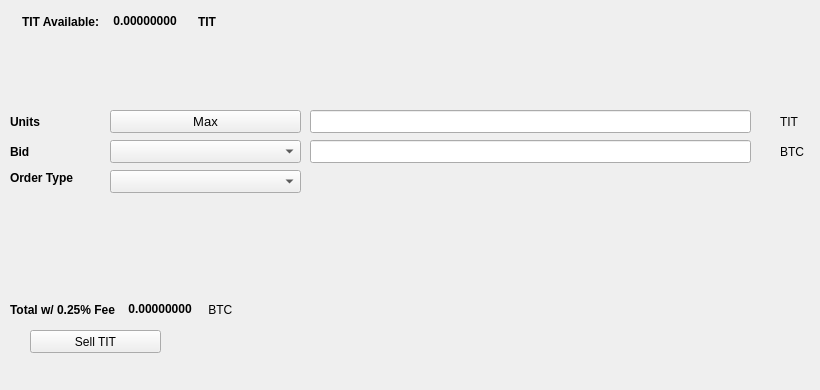
   <widget class="QWidget" name="SellTab">
    <attribute name="title">
     <string>Sell</string>
    </attribute>
    <widget class="QLabel" name="label_16">
     <property name="geometry">
      <rect>
       <x>780</x>
       <y>140</y>
       <width>31</width>
       <height>23</height>
      </rect>
     </property>
     <property name="text">
      <string>BTC</string>
     </property>
    </widget>
    <widget class="QComboBox" name="SellBidcomboBox">
     <property name="geometry">
      <rect>
       <x>110</x>
       <y>140</y>
       <width>191</width>
       <height>23</height>
      </rect>
     </property>
     <property name="font">
      <font>
       <pointsize>10</pointsize>
      </font>
     </property>
    </widget>
    <widget class="QLabel" name="label_18">
     <property name="geometry">
      <rect>
       <x>10</x>
       <y>110</y>
       <width>46</width>
       <height>23</height>
      </rect>
     </property>
     <property name="font">
      <font>
       <weight>75</weight>
       <bold>true</bold>
      </font>
     </property>
     <property name="text">
      <string>Units</string>
     </property>
    </widget>
    <widget class="QPushButton" name="Sell_Max_Amount">
     <property name="geometry">
      <rect>
       <x>110</x>
       <y>110</y>
       <width>191</width>
       <height>23</height>
      </rect>
     </property>
     <property name="font">
      <font>
       <pointsize>10</pointsize>
      </font>
     </property>
     <property name="text">
      <string>Max</string>
     </property>
    </widget>
    <widget class="QLabel" name="label_20">
     <property name="geometry">
      <rect>
       <x>10</x>
       <y>170</y>
       <width>91</width>
       <height>16</height>
      </rect>
     </property>
     <property name="font">
      <font>
       <weight>75</weight>
       <bold>true</bold>
      </font>
     </property>
     <property name="text">
      <string>Order Type</string>
     </property>
    </widget>
    <widget class="QComboBox" name="SellOrdertypeCombo">
     <property name="geometry">
      <rect>
       <x>110</x>
       <y>170</y>
       <width>191</width>
       <height>23</height>
      </rect>
     </property>
     <property name="font">
      <font>
       <pointsize>10</pointsize>
      </font>
     </property>
    </widget>
    <widget class="QLabel" name="label_21">
     <property name="geometry">
      <rect>
       <x>10</x>
       <y>140</y>
       <width>46</width>
       <height>23</height>
      </rect>
     </property>
     <property name="font">
      <font>
       <weight>75</weight>
       <bold>true</bold>
      </font>
     </property>
     <property name="text">
      <string>Bid</string>
     </property>
    </widget>
    <widget class="QLabel" name="label_22">
     <property name="geometry">
      <rect>
       <x>780</x>
       <y>110</y>
       <width>31</width>
       <height>23</height>
      </rect>
     </property>
     <property name="text">
      <string>TIT</string>
     </property>
    </widget>
    <widget class="QLineEdit" name="UnitsInputTIT">
     <property name="geometry">
      <rect>
       <x>310</x>
       <y>110</y>
       <width>441</width>
       <height>23</height>
      </rect>
     </property>
     <property name="font">
      <font>
       <pointsize>9</pointsize>
       <weight>75</weight>
       <bold>true</bold>
      </font>
     </property>
    </widget>
    <widget class="QLineEdit" name="SellBidPriceEdit">
     <property name="geometry">
      <rect>
       <x>310</x>
       <y>140</y>
       <width>441</width>
       <height>23</height>
      </rect>
     </property>
     <property name="font">
      <font>
       <pointsize>9</pointsize>
       <weight>75</weight>
       <bold>true</bold>
      </font>
     </property>
    </widget>
    <widget class="QPushButton" name="SellTITBTN">
     <property name="geometry">
      <rect>
       <x>30</x>
       <y>330</y>
       <width>131</width>
       <height>23</height>
      </rect>
     </property>
     <property name="text">
      <string>Sell TIT</string>
     </property>
     <property name="icon">
      <iconset resource="../tittiecoin">
       <normaloff>:/icons/bitcoin</normaloff>:/icons/bitcoin</iconset>
     </property>
    </widget>
    <widget class="QWidget" name="layoutWidget3">
     <property name="geometry">
      <rect>
       <x>22</x>
       <y>12</y>
       <width>258</width>
       <height>19</height>
      </rect>
     </property>
     <layout class="QHBoxLayout" name="horizontalLayout">
      <item>
       <widget class="QLabel" name="label232_2">
        <property name="font">
         <font>
          <weight>75</weight>
          <bold>true</bold>
         </font>
        </property>
        <property name="text">
         <string>TIT Available:</string>
        </property>
       </widget>
      </item>
      <item>
       <widget class="QLabel" name="TITAvailableLabel">
        <property name="palette">
         <palette>
          <active>
           <colorrole role="WindowText">
            <brush brushstyle="SolidPattern">
             <color alpha="255">
              <red>0</red>
              <green>0</green>
              <blue>0</blue>
             </color>
            </brush>
           </colorrole>
           <colorrole role="Button">
            <brush brushstyle="SolidPattern">
             <color alpha="255">
              <red>0</red>
              <green>170</green>
              <blue>0</blue>
             </color>
            </brush>
           </colorrole>
           <colorrole role="Light">
            <brush brushstyle="SolidPattern">
             <color alpha="255">
              <red>0</red>
              <green>255</green>
              <blue>0</blue>
             </color>
            </brush>
           </colorrole>
           <colorrole role="Midlight">
            <brush brushstyle="SolidPattern">
             <color alpha="255">
              <red>0</red>
              <green>212</green>
              <blue>0</blue>
             </color>
            </brush>
           </colorrole>
           <colorrole role="Dark">
            <brush brushstyle="SolidPattern">
             <color alpha="255">
              <red>0</red>
              <green>85</green>
              <blue>0</blue>
             </color>
            </brush>
           </colorrole>
           <colorrole role="Mid">
            <brush brushstyle="SolidPattern">
             <color alpha="255">
              <red>0</red>
              <green>113</green>
              <blue>0</blue>
             </color>
            </brush>
           </colorrole>
           <colorrole role="Text">
            <brush brushstyle="SolidPattern">
             <color alpha="255">
              <red>0</red>
              <green>170</green>
              <blue>0</blue>
             </color>
            </brush>
           </colorrole>
           <colorrole role="BrightText">
            <brush brushstyle="SolidPattern">
             <color alpha="255">
              <red>255</red>
              <green>255</green>
              <blue>255</blue>
             </color>
            </brush>
           </colorrole>
           <colorrole role="ButtonText">
            <brush brushstyle="SolidPattern">
             <color alpha="255">
              <red>0</red>
              <green>0</green>
              <blue>0</blue>
             </color>
            </brush>
           </colorrole>
           <colorrole role="Base">
            <brush brushstyle="SolidPattern">
             <color alpha="255">
              <red>255</red>
              <green>255</green>
              <blue>255</blue>
             </color>
            </brush>
           </colorrole>
           <colorrole role="Window">
            <brush brushstyle="SolidPattern">
             <color alpha="255">
              <red>0</red>
              <green>170</green>
              <blue>0</blue>
             </color>
            </brush>
           </colorrole>
           <colorrole role="Shadow">
            <brush brushstyle="SolidPattern">
             <color alpha="255">
              <red>0</red>
              <green>0</green>
              <blue>0</blue>
             </color>
            </brush>
           </colorrole>
           <colorrole role="AlternateBase">
            <brush brushstyle="SolidPattern">
             <color alpha="255">
              <red>127</red>
              <green>212</green>
              <blue>127</blue>
             </color>
            </brush>
           </colorrole>
           <colorrole role="ToolTipBase">
            <brush brushstyle="SolidPattern">
             <color alpha="255">
              <red>255</red>
              <green>255</green>
              <blue>220</blue>
             </color>
            </brush>
           </colorrole>
           <colorrole role="ToolTipText">
            <brush brushstyle="SolidPattern">
             <color alpha="255">
              <red>0</red>
              <green>0</green>
              <blue>0</blue>
             </color>
            </brush>
           </colorrole>
          </active>
          <inactive>
           <colorrole role="WindowText">
            <brush brushstyle="SolidPattern">
             <color alpha="255">
              <red>0</red>
              <green>0</green>
              <blue>0</blue>
             </color>
            </brush>
           </colorrole>
           <colorrole role="Button">
            <brush brushstyle="SolidPattern">
             <color alpha="255">
              <red>0</red>
              <green>170</green>
              <blue>0</blue>
             </color>
            </brush>
           </colorrole>
           <colorrole role="Light">
            <brush brushstyle="SolidPattern">
             <color alpha="255">
              <red>0</red>
              <green>255</green>
              <blue>0</blue>
             </color>
            </brush>
           </colorrole>
           <colorrole role="Midlight">
            <brush brushstyle="SolidPattern">
             <color alpha="255">
              <red>0</red>
              <green>212</green>
              <blue>0</blue>
             </color>
            </brush>
           </colorrole>
           <colorrole role="Dark">
            <brush brushstyle="SolidPattern">
             <color alpha="255">
              <red>0</red>
              <green>85</green>
              <blue>0</blue>
             </color>
            </brush>
           </colorrole>
           <colorrole role="Mid">
            <brush brushstyle="SolidPattern">
             <color alpha="255">
              <red>0</red>
              <green>113</green>
              <blue>0</blue>
             </color>
            </brush>
           </colorrole>
           <colorrole role="Text">
            <brush brushstyle="SolidPattern">
             <color alpha="255">
              <red>0</red>
              <green>170</green>
              <blue>0</blue>
             </color>
            </brush>
           </colorrole>
           <colorrole role="BrightText">
            <brush brushstyle="SolidPattern">
             <color alpha="255">
              <red>255</red>
              <green>255</green>
              <blue>255</blue>
             </color>
            </brush>
           </colorrole>
           <colorrole role="ButtonText">
            <brush brushstyle="SolidPattern">
             <color alpha="255">
              <red>0</red>
              <green>0</green>
              <blue>0</blue>
             </color>
            </brush>
           </colorrole>
           <colorrole role="Base">
            <brush brushstyle="SolidPattern">
             <color alpha="255">
              <red>255</red>
              <green>255</green>
              <blue>255</blue>
             </color>
            </brush>
           </colorrole>
           <colorrole role="Window">
            <brush brushstyle="SolidPattern">
             <color alpha="255">
              <red>0</red>
              <green>170</green>
              <blue>0</blue>
             </color>
            </brush>
           </colorrole>
           <colorrole role="Shadow">
            <brush brushstyle="SolidPattern">
             <color alpha="255">
              <red>0</red>
              <green>0</green>
              <blue>0</blue>
             </color>
            </brush>
           </colorrole>
           <colorrole role="AlternateBase">
            <brush brushstyle="SolidPattern">
             <color alpha="255">
              <red>127</red>
              <green>212</green>
              <blue>127</blue>
             </color>
            </brush>
           </colorrole>
           <colorrole role="ToolTipBase">
            <brush brushstyle="SolidPattern">
             <color alpha="255">
              <red>255</red>
              <green>255</green>
              <blue>220</blue>
             </color>
            </brush>
           </colorrole>
           <colorrole role="ToolTipText">
            <brush brushstyle="SolidPattern">
             <color alpha="255">
              <red>0</red>
              <green>0</green>
              <blue>0</blue>
             </color>
            </brush>
           </colorrole>
          </inactive>
          <disabled>
           <colorrole role="WindowText">
            <brush brushstyle="SolidPattern">
             <color alpha="255">
              <red>0</red>
              <green>85</green>
              <blue>0</blue>
             </color>
            </brush>
           </colorrole>
           <colorrole role="Button">
            <brush brushstyle="SolidPattern">
             <color alpha="255">
              <red>0</red>
              <green>170</green>
              <blue>0</blue>
             </color>
            </brush>
           </colorrole>
           <colorrole role="Light">
            <brush brushstyle="SolidPattern">
             <color alpha="255">
              <red>0</red>
              <green>255</green>
              <blue>0</blue>
             </color>
            </brush>
           </colorrole>
           <colorrole role="Midlight">
            <brush brushstyle="SolidPattern">
             <color alpha="255">
              <red>0</red>
              <green>212</green>
              <blue>0</blue>
             </color>
            </brush>
           </colorrole>
           <colorrole role="Dark">
            <brush brushstyle="SolidPattern">
             <color alpha="255">
              <red>0</red>
              <green>85</green>
              <blue>0</blue>
             </color>
            </brush>
           </colorrole>
           <colorrole role="Mid">
            <brush brushstyle="SolidPattern">
             <color alpha="255">
              <red>0</red>
              <green>113</green>
              <blue>0</blue>
             </color>
            </brush>
           </colorrole>
           <colorrole role="Text">
            <brush brushstyle="SolidPattern">
             <color alpha="255">
              <red>0</red>
              <green>85</green>
              <blue>0</blue>
             </color>
            </brush>
           </colorrole>
           <colorrole role="BrightText">
            <brush brushstyle="SolidPattern">
             <color alpha="255">
              <red>255</red>
              <green>255</green>
              <blue>255</blue>
             </color>
            </brush>
           </colorrole>
           <colorrole role="ButtonText">
            <brush brushstyle="SolidPattern">
             <color alpha="255">
              <red>0</red>
              <green>85</green>
              <blue>0</blue>
             </color>
            </brush>
           </colorrole>
           <colorrole role="Base">
            <brush brushstyle="SolidPattern">
             <color alpha="255">
              <red>0</red>
              <green>170</green>
              <blue>0</blue>
             </color>
            </brush>
           </colorrole>
           <colorrole role="Window">
            <brush brushstyle="SolidPattern">
             <color alpha="255">
              <red>0</red>
              <green>170</green>
              <blue>0</blue>
             </color>
            </brush>
           </colorrole>
           <colorrole role="Shadow">
            <brush brushstyle="SolidPattern">
             <color alpha="255">
              <red>0</red>
              <green>0</green>
              <blue>0</blue>
             </color>
            </brush>
           </colorrole>
           <colorrole role="AlternateBase">
            <brush brushstyle="SolidPattern">
             <color alpha="255">
              <red>0</red>
              <green>170</green>
              <blue>0</blue>
             </color>
            </brush>
           </colorrole>
           <colorrole role="ToolTipBase">
            <brush brushstyle="SolidPattern">
             <color alpha="255">
              <red>255</red>
              <green>255</green>
              <blue>220</blue>
             </color>
            </brush>
           </colorrole>
           <colorrole role="ToolTipText">
            <brush brushstyle="SolidPattern">
             <color alpha="255">
              <red>0</red>
              <green>0</green>
              <blue>0</blue>
             </color>
            </brush>
           </colorrole>
          </disabled>
         </palette>
        </property>
        <property name="font">
         <font>
          <weight>75</weight>
          <bold>true</bold>
         </font>
        </property>
        <property name="text">
         <string> 0.00000000 </string>
        </property>
        <property name="textInteractionFlags">
         <set>Qt::LinksAccessibleByMouse|Qt::TextSelectableByKeyboard|Qt::TextSelectableByMouse</set>
        </property>
       </widget>
      </item>
      <item>
       <widget class="QLabel" name="labelTIT">
        <property name="font">
         <font>
          <weight>75</weight>
          <bold>true</bold>
         </font>
        </property>
        <property name="text">
         <string>TIT</string>
        </property>
       </widget>
      </item>
     </layout>
    </widget>
    <widget class="QWidget" name="layoutWidget">
     <property name="geometry">
      <rect>
       <x>10</x>
       <y>300</y>
       <width>268</width>
       <height>19</height>
      </rect>
     </property>
     <layout class="QHBoxLayout" name="horizontalLayout_2">
      <item>
       <widget class="QLabel" name="label_19">
        <property name="font">
         <font>
          <weight>75</weight>
          <bold>true</bold>
         </font>
        </property>
        <property name="text">
         <string>Total w/ 0.25% Fee </string>
        </property>
       </widget>
      </item>
      <item>
       <widget class="QLabel" name="SellCostLabel">
        <property name="palette">
         <palette>
          <active>
           <colorrole role="WindowText">
            <brush brushstyle="SolidPattern">
             <color alpha="255">
              <red>0</red>
              <green>0</green>
              <blue>0</blue>
             </color>
            </brush>
           </colorrole>
           <colorrole role="Button">
            <brush brushstyle="SolidPattern">
             <color alpha="255">
              <red>0</red>
              <green>170</green>
              <blue>0</blue>
             </color>
            </brush>
           </colorrole>
           <colorrole role="Light">
            <brush brushstyle="SolidPattern">
             <color alpha="255">
              <red>0</red>
              <green>255</green>
              <blue>0</blue>
             </color>
            </brush>
           </colorrole>
           <colorrole role="Midlight">
            <brush brushstyle="SolidPattern">
             <color alpha="255">
              <red>0</red>
              <green>212</green>
              <blue>0</blue>
             </color>
            </brush>
           </colorrole>
           <colorrole role="Dark">
            <brush brushstyle="SolidPattern">
             <color alpha="255">
              <red>0</red>
              <green>85</green>
              <blue>0</blue>
             </color>
            </brush>
           </colorrole>
           <colorrole role="Mid">
            <brush brushstyle="SolidPattern">
             <color alpha="255">
              <red>0</red>
              <green>113</green>
              <blue>0</blue>
             </color>
            </brush>
           </colorrole>
           <colorrole role="Text">
            <brush brushstyle="SolidPattern">
             <color alpha="255">
              <red>0</red>
              <green>170</green>
              <blue>0</blue>
             </color>
            </brush>
           </colorrole>
           <colorrole role="BrightText">
            <brush brushstyle="SolidPattern">
             <color alpha="255">
              <red>255</red>
              <green>255</green>
              <blue>255</blue>
             </color>
            </brush>
           </colorrole>
           <colorrole role="ButtonText">
            <brush brushstyle="SolidPattern">
             <color alpha="255">
              <red>0</red>
              <green>0</green>
              <blue>0</blue>
             </color>
            </brush>
           </colorrole>
           <colorrole role="Base">
            <brush brushstyle="SolidPattern">
             <color alpha="255">
              <red>255</red>
              <green>255</green>
              <blue>255</blue>
             </color>
            </brush>
           </colorrole>
           <colorrole role="Window">
            <brush brushstyle="SolidPattern">
             <color alpha="255">
              <red>0</red>
              <green>170</green>
              <blue>0</blue>
             </color>
            </brush>
           </colorrole>
           <colorrole role="Shadow">
            <brush brushstyle="SolidPattern">
             <color alpha="255">
              <red>0</red>
              <green>0</green>
              <blue>0</blue>
             </color>
            </brush>
           </colorrole>
           <colorrole role="AlternateBase">
            <brush brushstyle="SolidPattern">
             <color alpha="255">
              <red>127</red>
              <green>212</green>
              <blue>127</blue>
             </color>
            </brush>
           </colorrole>
           <colorrole role="ToolTipBase">
            <brush brushstyle="SolidPattern">
             <color alpha="255">
              <red>255</red>
              <green>255</green>
              <blue>220</blue>
             </color>
            </brush>
           </colorrole>
           <colorrole role="ToolTipText">
            <brush brushstyle="SolidPattern">
             <color alpha="255">
              <red>0</red>
              <green>0</green>
              <blue>0</blue>
             </color>
            </brush>
           </colorrole>
          </active>
          <inactive>
           <colorrole role="WindowText">
            <brush brushstyle="SolidPattern">
             <color alpha="255">
              <red>0</red>
              <green>0</green>
              <blue>0</blue>
             </color>
            </brush>
           </colorrole>
           <colorrole role="Button">
            <brush brushstyle="SolidPattern">
             <color alpha="255">
              <red>0</red>
              <green>170</green>
              <blue>0</blue>
             </color>
            </brush>
           </colorrole>
           <colorrole role="Light">
            <brush brushstyle="SolidPattern">
             <color alpha="255">
              <red>0</red>
              <green>255</green>
              <blue>0</blue>
             </color>
            </brush>
           </colorrole>
           <colorrole role="Midlight">
            <brush brushstyle="SolidPattern">
             <color alpha="255">
              <red>0</red>
              <green>212</green>
              <blue>0</blue>
             </color>
            </brush>
           </colorrole>
           <colorrole role="Dark">
            <brush brushstyle="SolidPattern">
             <color alpha="255">
              <red>0</red>
              <green>85</green>
              <blue>0</blue>
             </color>
            </brush>
           </colorrole>
           <colorrole role="Mid">
            <brush brushstyle="SolidPattern">
             <color alpha="255">
              <red>0</red>
              <green>113</green>
              <blue>0</blue>
             </color>
            </brush>
           </colorrole>
           <colorrole role="Text">
            <brush brushstyle="SolidPattern">
             <color alpha="255">
              <red>0</red>
              <green>170</green>
              <blue>0</blue>
             </color>
            </brush>
           </colorrole>
           <colorrole role="BrightText">
            <brush brushstyle="SolidPattern">
             <color alpha="255">
              <red>255</red>
              <green>255</green>
              <blue>255</blue>
             </color>
            </brush>
           </colorrole>
           <colorrole role="ButtonText">
            <brush brushstyle="SolidPattern">
             <color alpha="255">
              <red>0</red>
              <green>0</green>
              <blue>0</blue>
             </color>
            </brush>
           </colorrole>
           <colorrole role="Base">
            <brush brushstyle="SolidPattern">
             <color alpha="255">
              <red>255</red>
              <green>255</green>
              <blue>255</blue>
             </color>
            </brush>
           </colorrole>
           <colorrole role="Window">
            <brush brushstyle="SolidPattern">
             <color alpha="255">
              <red>0</red>
              <green>170</green>
              <blue>0</blue>
             </color>
            </brush>
           </colorrole>
           <colorrole role="Shadow">
            <brush brushstyle="SolidPattern">
             <color alpha="255">
              <red>0</red>
              <green>0</green>
              <blue>0</blue>
             </color>
            </brush>
           </colorrole>
           <colorrole role="AlternateBase">
            <brush brushstyle="SolidPattern">
             <color alpha="255">
              <red>127</red>
              <green>212</green>
              <blue>127</blue>
             </color>
            </brush>
           </colorrole>
           <colorrole role="ToolTipBase">
            <brush brushstyle="SolidPattern">
             <color alpha="255">
              <red>255</red>
              <green>255</green>
              <blue>220</blue>
             </color>
            </brush>
           </colorrole>
           <colorrole role="ToolTipText">
            <brush brushstyle="SolidPattern">
             <color alpha="255">
              <red>0</red>
              <green>0</green>
              <blue>0</blue>
             </color>
            </brush>
           </colorrole>
          </inactive>
          <disabled>
           <colorrole role="WindowText">
            <brush brushstyle="SolidPattern">
             <color alpha="255">
              <red>0</red>
              <green>85</green>
              <blue>0</blue>
             </color>
            </brush>
           </colorrole>
           <colorrole role="Button">
            <brush brushstyle="SolidPattern">
             <color alpha="255">
              <red>0</red>
              <green>170</green>
              <blue>0</blue>
             </color>
            </brush>
           </colorrole>
           <colorrole role="Light">
            <brush brushstyle="SolidPattern">
             <color alpha="255">
              <red>0</red>
              <green>255</green>
              <blue>0</blue>
             </color>
            </brush>
           </colorrole>
           <colorrole role="Midlight">
            <brush brushstyle="SolidPattern">
             <color alpha="255">
              <red>0</red>
              <green>212</green>
              <blue>0</blue>
             </color>
            </brush>
           </colorrole>
           <colorrole role="Dark">
            <brush brushstyle="SolidPattern">
             <color alpha="255">
              <red>0</red>
              <green>85</green>
              <blue>0</blue>
             </color>
            </brush>
           </colorrole>
           <colorrole role="Mid">
            <brush brushstyle="SolidPattern">
             <color alpha="255">
              <red>0</red>
              <green>113</green>
              <blue>0</blue>
             </color>
            </brush>
           </colorrole>
           <colorrole role="Text">
            <brush brushstyle="SolidPattern">
             <color alpha="255">
              <red>0</red>
              <green>85</green>
              <blue>0</blue>
             </color>
            </brush>
           </colorrole>
           <colorrole role="BrightText">
            <brush brushstyle="SolidPattern">
             <color alpha="255">
              <red>255</red>
              <green>255</green>
              <blue>255</blue>
             </color>
            </brush>
           </colorrole>
           <colorrole role="ButtonText">
            <brush brushstyle="SolidPattern">
             <color alpha="255">
              <red>0</red>
              <green>85</green>
              <blue>0</blue>
             </color>
            </brush>
           </colorrole>
           <colorrole role="Base">
            <brush brushstyle="SolidPattern">
             <color alpha="255">
              <red>0</red>
              <green>170</green>
              <blue>0</blue>
             </color>
            </brush>
           </colorrole>
           <colorrole role="Window">
            <brush brushstyle="SolidPattern">
             <color alpha="255">
              <red>0</red>
              <green>170</green>
              <blue>0</blue>
             </color>
            </brush>
           </colorrole>
           <colorrole role="Shadow">
            <brush brushstyle="SolidPattern">
             <color alpha="255">
              <red>0</red>
              <green>0</green>
              <blue>0</blue>
             </color>
            </brush>
           </colorrole>
           <colorrole role="AlternateBase">
            <brush brushstyle="SolidPattern">
             <color alpha="255">
              <red>0</red>
              <green>170</green>
              <blue>0</blue>
             </color>
            </brush>
           </colorrole>
           <colorrole role="ToolTipBase">
            <brush brushstyle="SolidPattern">
             <color alpha="255">
              <red>255</red>
              <green>255</green>
              <blue>220</blue>
             </color>
            </brush>
           </colorrole>
           <colorrole role="ToolTipText">
            <brush brushstyle="SolidPattern">
             <color alpha="255">
              <red>0</red>
              <green>0</green>
              <blue>0</blue>
             </color>
            </brush>
           </colorrole>
          </disabled>
         </palette>
        </property>
        <property name="font">
         <font>
          <weight>75</weight>
          <bold>true</bold>
         </font>
        </property>
        <property name="autoFillBackground">
         <bool>false</bool>
        </property>
        <property name="text">
         <string> 0.00000000</string>
        </property>
        <property name="textInteractionFlags">
         <set>Qt::LinksAccessibleByMouse|Qt::TextSelectableByMouse</set>
        </property>
       </widget>
      </item>
      <item>
       <widget class="QLabel" name="label_17">
        <property name="font">
         <font>
          <weight>50</weight>
          <bold>false</bold>
         </font>
        </property>
        <property name="text">
         <string> BTC</string>
        </property>
       </widget>
      </item>
     </layout>
    </widget>
    <widget class="QLabel" name="label_23">
     <property name="geometry">
      <rect>
       <x>460</x>
       <y>300</y>
       <width>281</width>
       <height>81</height>
      </rect>
     </property>
     <property name="text">
      <string/>
     </property>
     <property name="pixmap">
      <pixmap>:/images/bittrex</pixmap>
     </property>
    </widget>
   </widget>
